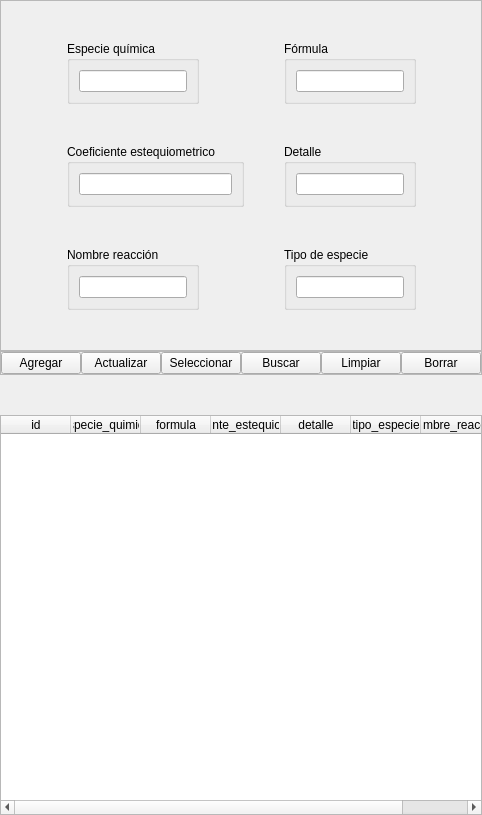
              <widget class="QWidget" name="rq_tab">
               <attribute name="title">
                <string>Reacción Química</string>
               </attribute>
               <layout class="QVBoxLayout" name="verticalLayout_3">
                <property name="spacing">
                 <number>0</number>
                </property>
                <property name="leftMargin">
                 <number>0</number>
                </property>
                <property name="topMargin">
                 <number>0</number>
                </property>
                <property name="rightMargin">
                 <number>0</number>
                </property>
                <property name="bottomMargin">
                 <number>0</number>
                </property>
                <item>
                 <widget class="QFrame" name="datos_frame_3">
                  <property name="frameShape">
                   <enum>QFrame::StyledPanel</enum>
                  </property>
                  <property name="frameShadow">
                   <enum>QFrame::Raised</enum>
                  </property>
                  <layout class="QVBoxLayout" name="verticalLayout_11">
                   <property name="spacing">
                    <number>0</number>
                   </property>
                   <property name="leftMargin">
                    <number>0</number>
                   </property>
                   <property name="topMargin">
                    <number>0</number>
                   </property>
                   <property name="rightMargin">
                    <number>0</number>
                   </property>
                   <property name="bottomMargin">
                    <number>0</number>
                   </property>
                   <item>
                    <spacer name="verticalSpacer_30">
                     <property name="orientation">
                      <enum>Qt::Vertical</enum>
                     </property>
                     <property name="sizeHint" stdset="0">
                      <size>
                       <width>20</width>
                       <height>40</height>
                      </size>
                     </property>
                    </spacer>
                   </item>
                   <item>
                    <layout class="QHBoxLayout" name="horizontalLayout_23">
                     <item>
                      <spacer name="horizontalSpacer_9">
                       <property name="orientation">
                        <enum>Qt::Horizontal</enum>
                       </property>
                       <property name="sizeHint" stdset="0">
                        <size>
                         <width>40</width>
                         <height>20</height>
                        </size>
                       </property>
                      </spacer>
                     </item>
                     <item>
                      <layout class="QVBoxLayout" name="verticalLayout_13">
                       <property name="spacing">
                        <number>0</number>
                       </property>
                       <item>
                        <layout class="QHBoxLayout" name="horizontalLayout_27">
                         <property name="spacing">
                          <number>0</number>
                         </property>
                         <item>
                          <layout class="QVBoxLayout" name="verticalLayout_12"/>
                         </item>
                         <item>
                          <layout class="QVBoxLayout" name="verticalLayout_62">
                           <item>
                            <layout class="QHBoxLayout" name="horizontalLayout_24">
                             <item>
                              <widget class="QGroupBox" name="groupBox_36">
                               <property name="title">
                                <string>Especie química</string>
                               </property>
                               <layout class="QVBoxLayout" name="verticalLayout_63">
                                <item>
                                 <widget class="QLineEdit" name="especie_quimica_rq_edit"/>
                                </item>
                               </layout>
                              </widget>
                             </item>
                             <item>
                              <spacer name="horizontalSpacer_14">
                               <property name="orientation">
                                <enum>Qt::Horizontal</enum>
                               </property>
                               <property name="sizeHint" stdset="0">
                                <size>
                                 <width>40</width>
                                 <height>20</height>
                                </size>
                               </property>
                              </spacer>
                             </item>
                             <item>
                              <widget class="QGroupBox" name="groupBox_37">
                               <property name="title">
                                <string>Fórmula</string>
                               </property>
                               <layout class="QVBoxLayout" name="verticalLayout_64">
                                <item>
                                 <widget class="QLineEdit" name="formula_rq_edit"/>
                                </item>
                               </layout>
                              </widget>
                             </item>
                            </layout>
                           </item>
                           <item>
                            <spacer name="verticalSpacer_9">
                             <property name="orientation">
                              <enum>Qt::Vertical</enum>
                             </property>
                             <property name="sizeHint" stdset="0">
                              <size>
                               <width>20</width>
                               <height>40</height>
                              </size>
                             </property>
                            </spacer>
                           </item>
                           <item>
                            <layout class="QHBoxLayout" name="horizontalLayout_25">
                             <item>
                              <widget class="QGroupBox" name="groupBox_38">
                               <property name="title">
                                <string>Coeficiente estequiometrico</string>
                               </property>
                               <layout class="QVBoxLayout" name="verticalLayout_65">
                                <item>
                                 <widget class="QLineEdit" name="coeficiente_estequiometrico_rq_edit"/>
                                </item>
                               </layout>
                              </widget>
                             </item>
                             <item>
                              <spacer name="horizontalSpacer_15">
                               <property name="orientation">
                                <enum>Qt::Horizontal</enum>
                               </property>
                               <property name="sizeHint" stdset="0">
                                <size>
                                 <width>40</width>
                                 <height>20</height>
                                </size>
                               </property>
                              </spacer>
                             </item>
                             <item>
                              <widget class="QGroupBox" name="groupBox_39">
                               <property name="title">
                                <string>Detalle</string>
                               </property>
                               <layout class="QVBoxLayout" name="verticalLayout_66">
                                <item>
                                 <widget class="QLineEdit" name="detalle_rq_edit"/>
                                </item>
                               </layout>
                              </widget>
                             </item>
                            </layout>
                           </item>
                           <item>
                            <spacer name="verticalSpacer_14">
                             <property name="orientation">
                              <enum>Qt::Vertical</enum>
                             </property>
                             <property name="sizeHint" stdset="0">
                              <size>
                               <width>20</width>
                               <height>40</height>
                              </size>
                             </property>
                            </spacer>
                           </item>
                           <item>
                            <layout class="QHBoxLayout" name="horizontalLayout_26">
                             <item>
                              <widget class="QGroupBox" name="groupBox_41">
                               <property name="title">
                                <string>Nombre reacción</string>
                               </property>
                               <layout class="QVBoxLayout" name="verticalLayout_67">
                                <item>
                                 <widget class="QLineEdit" name="nombre_reaccion_rq_edit"/>
                                </item>
                               </layout>
                              </widget>
                             </item>
                             <item>
                              <spacer name="horizontalSpacer_16">
                               <property name="orientation">
                                <enum>Qt::Horizontal</enum>
                               </property>
                               <property name="sizeHint" stdset="0">
                                <size>
                                 <width>40</width>
                                 <height>20</height>
                                </size>
                               </property>
                              </spacer>
                             </item>
                             <item>
                              <widget class="QGroupBox" name="groupBox_40">
                               <property name="title">
                                <string>Tipo de especie</string>
                               </property>
                               <layout class="QHBoxLayout" name="horizontalLayout_28">
                                <item>
                                 <widget class="QLineEdit" name="tipo_especie_rq_edit"/>
                                </item>
                               </layout>
                              </widget>
                             </item>
                            </layout>
                           </item>
                          </layout>
                         </item>
                        </layout>
                       </item>
                      </layout>
                     </item>
                     <item>
                      <spacer name="horizontalSpacer_8">
                       <property name="orientation">
                        <enum>Qt::Horizontal</enum>
                       </property>
                       <property name="sizeHint" stdset="0">
                        <size>
                         <width>40</width>
                         <height>20</height>
                        </size>
                       </property>
                      </spacer>
                     </item>
                    </layout>
                   </item>
                   <item>
                    <spacer name="verticalSpacer_29">
                     <property name="orientation">
                      <enum>Qt::Vertical</enum>
                     </property>
                     <property name="sizeHint" stdset="0">
                      <size>
                       <width>20</width>
                       <height>40</height>
                      </size>
                     </property>
                    </spacer>
                   </item>
                  </layout>
                 </widget>
                </item>
                <item>
                 <widget class="QFrame" name="funciones_frame_rq">
                  <property name="frameShape">
                   <enum>QFrame::StyledPanel</enum>
                  </property>
                  <property name="frameShadow">
                   <enum>QFrame::Raised</enum>
                  </property>
                  <layout class="QHBoxLayout" name="horizontalLayout_16">
                   <property name="spacing">
                    <number>0</number>
                   </property>
                   <property name="leftMargin">
                    <number>0</number>
                   </property>
                   <property name="topMargin">
                    <number>0</number>
                   </property>
                   <property name="rightMargin">
                    <number>0</number>
                   </property>
                   <property name="bottomMargin">
                    <number>0</number>
                   </property>
                   <item>
                    <widget class="QPushButton" name="agregar_rq_btn">
                     <property name="text">
                      <string>Agregar</string>
                     </property>
                    </widget>
                   </item>
                   <item>
                    <widget class="QPushButton" name="actualizar_rq_btn">
                     <property name="text">
                      <string>Actualizar</string>
                     </property>
                    </widget>
                   </item>
                   <item>
                    <widget class="QPushButton" name="seleccionar_rq_btn">
                     <property name="text">
                      <string>Seleccionar</string>
                     </property>
                    </widget>
                   </item>
                   <item>
                    <widget class="QPushButton" name="buscar_rq_btn">
                     <property name="text">
                      <string>Buscar</string>
                     </property>
                    </widget>
                   </item>
                   <item>
                    <widget class="QPushButton" name="limpiar_rq_btn">
                     <property name="text">
                      <string>Limpiar</string>
                     </property>
                    </widget>
                   </item>
                   <item>
                    <widget class="QPushButton" name="borrar_rq_btn">
                     <property name="text">
                      <string>Borrar</string>
                     </property>
                    </widget>
                   </item>
                  </layout>
                 </widget>
                </item>
                <item>
                 <layout class="QVBoxLayout" name="verticalLayout_2">
                  <property name="spacing">
                   <number>0</number>
                  </property>
                  <item>
                   <spacer name="verticalSpacer_28">
                    <property name="orientation">
                     <enum>Qt::Vertical</enum>
                    </property>
                    <property name="sizeHint" stdset="0">
                     <size>
                      <width>20</width>
                      <height>40</height>
                     </size>
                    </property>
                   </spacer>
                  </item>
                  <item>
                   <widget class="QTableWidget" name="reaccion_quimica_tabla">
                    <property name="minimumSize">
                     <size>
                      <width>0</width>
                      <height>400</height>
                     </size>
                    </property>
                    <property name="focusPolicy">
                     <enum>Qt::NoFocus</enum>
                    </property>
                    <property name="showGrid">
                     <bool>false</bool>
                    </property>
                    <attribute name="horizontalHeaderMinimumSectionSize">
                     <number>50</number>
                    </attribute>
                    <attribute name="horizontalHeaderDefaultSectionSize">
                     <number>70</number>
                    </attribute>
                    <attribute name="horizontalHeaderStretchLastSection">
                     <bool>true</bool>
                    </attribute>
                    <attribute name="verticalHeaderVisible">
                     <bool>false</bool>
                    </attribute>
                    <column>
                     <property name="text">
                      <string>id</string>
                     </property>
                    </column>
                    <column>
                     <property name="text">
                      <string>especie_quimica</string>
                     </property>
                    </column>
                    <column>
                     <property name="text">
                      <string>formula</string>
                     </property>
                    </column>
                    <column>
                     <property name="text">
                      <string>coeficiente_estequiometrico</string>
                     </property>
                    </column>
                    <column>
                     <property name="text">
                      <string>detalle</string>
                     </property>
                    </column>
                    <column>
                     <property name="text">
                      <string>tipo_especie</string>
                     </property>
                    </column>
                    <column>
                     <property name="text">
                      <string>nombre_reaccion</string>
                     </property>
                     <property name="font">
                      <font>
                       <kerning>true</kerning>
                      </font>
                     </property>
                    </column>
                   </widget>
                  </item>
                 </layout>
                </item>
               </layout>
              </widget>
